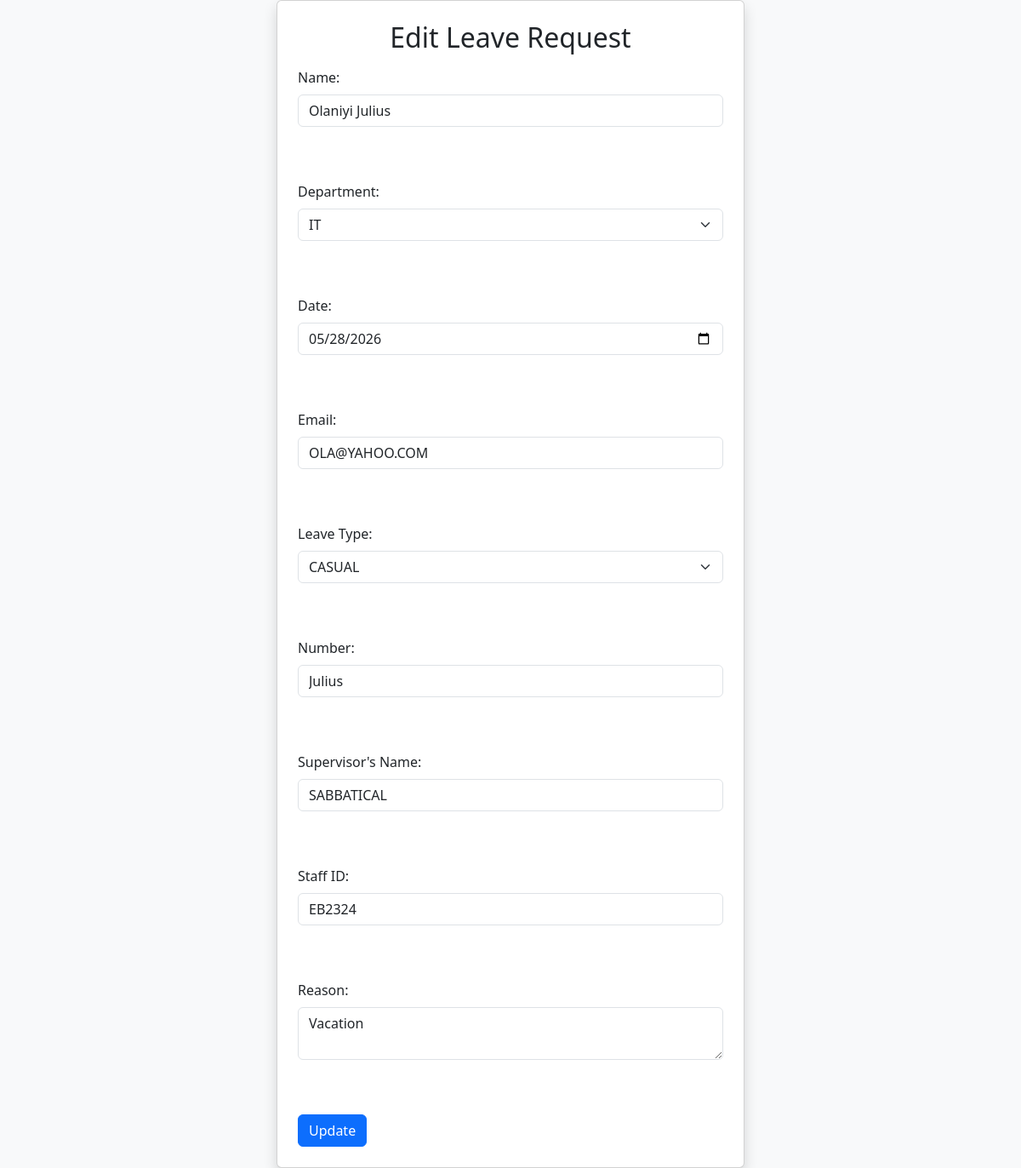
The page /edit/3 on the database its author committed.
### tables this page shows
CREATE TABLE leave_requests (id INTEGER PRIMARY KEY AUTOINCREMENT, name TEXT, department TEXT, date TEXT, reason TEXT, mail TEXT, leave_type TEXT, number TEXT, supervisor_name TEXT, staff_id TEXT, status TEXT DEFAULT Pending);

### leave.py (the view)
@leave.route('/edit/<int:id>')
def edit(id):
    conn = sqlite3.connect("leave.db")
    cursor = conn.cursor()
    cursor.execute("SELECT * FROM leave_requests WHERE id=?", (id,))
    row = cursor.fetchone()
    conn.close()
    return render_template("edit.html", row=row)

### templates/edit.html (shortened to what this page needs)
<!DOCTYPE html>
<html>
<head>
<link href="https://cdn.jsdelivr.net/npm/bootstrap@5.3.0/dist/css/bootstrap.min.css" rel="stylesheet">
</head>
<body class="bg-light">
<div class="container d-flex justify-content-center align-items-center vh-300">
<div class="card shadow p-4" style="width:550px;">
<h2 class="text-center mb-3">Edit Leave Request</h2>
<form method="POST" action="/update/{{ row[0] }}">
    <div class="mb-3">
<label class="form-label">Name:</label><br>
<input type="text" name="name" value="{{ row[1] }}" class="form-control"><br><br>
</div>
    <div class="mb-3">
<label class="form-label">Department:</label><br>
<select name="department" value="{{ row[2] }}" class="form-select">
<option>IT</option>
</select><br><br>
</div>
    <div class="mb-3">
<label class="form-label">Date:</label><br>
<input type="date" name="date" value="{{ row[3] }}" class="form-control"><br><br>
</div>
    <div class="mb-3">
<label class="form-label">Email:</label><br>
<input type="text" name="mail" value="{{ row[5] }}" class="form-control"><br><br>
</div>
    <div class="mb-3">
<label class="form-label">Leave Type:</label><br>
<select name="leave_type" value="{{ row[7] }}" class="form-select">
<option>CASUAL</option>
</select><br><br>
</div>
<div class="mb-3">
<label  class="form-label">Number:</label><br>
<input type="text" name="number" value="{{ row[8] }}" class="form-control"><br><br>
</div>
    <div class="mb-3">
<label class="form-label">Supervisor's Name:</label><br>
<input type="text" name="supervisor_name" value="{{ row[6] }}" class="form-control"><br><br>
</div>
<div class="mb-3">
<label class="form-label">Staff ID:</label><br>
<input type="text" name="staff_id" value="{{ row[9] }}" class="form-control"><br><br>
</div>
<div class="mb-3">
<label class="form-label">Reason:</label><br>
<textarea name="reason" class="form-control">{{ row[4] }}</textarea><br><br>
</div>
<button type="submit" class="btn btn-primary">Update</button>
</form>
</body>
</html>

### rows shown on the page
leave_requests: name "Olaniyi Julius", department "IT", date "05/28/2026", mail "OLA@YAHOO.COM", leave_type "CASUAL", number "Julius", supervisor_name "SABBATICAL", staff_id "EB2324", reason "Vacation"
